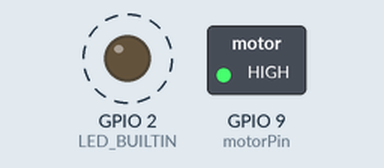
Simulated run of this sketch. Board: ESP32. Shown: switched loads named in the sketch (green lamp = pin HIGH), output pins drawn as LEDs (lit = HIGH). Dashed ring = blinking.

Above: at 0.2 s.
Timing chart, 0 to 4.6 s (numbered marks = the images above):
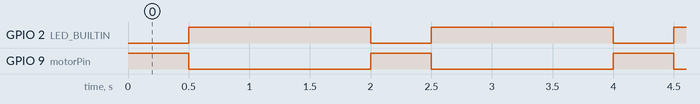

The sketch:

Vibrate.ino
```cpp
constexpr int motorPin = D10;

void setup() {
  pinMode(motorPin, OUTPUT);
  pinMode(LED_BUILTIN, OUTPUT);
}

void loop() {
  digitalWrite(motorPin, HIGH);
  digitalWrite(LED_BUILTIN, LOW);  // Orange LED on
  delay(500);

  digitalWrite(motorPin, LOW);
  digitalWrite(LED_BUILTIN, HIGH); // Orange LED off
  delay(1500);
}
```

Measured:
- by itself, GPIO 2 (LED_BUILTIN): alternates HIGH for 1.5 s and LOW for 0.50 s
- by itself, GPIO 9 (motorPin): alternates HIGH for 0.50 s and LOW for 1.5 s
